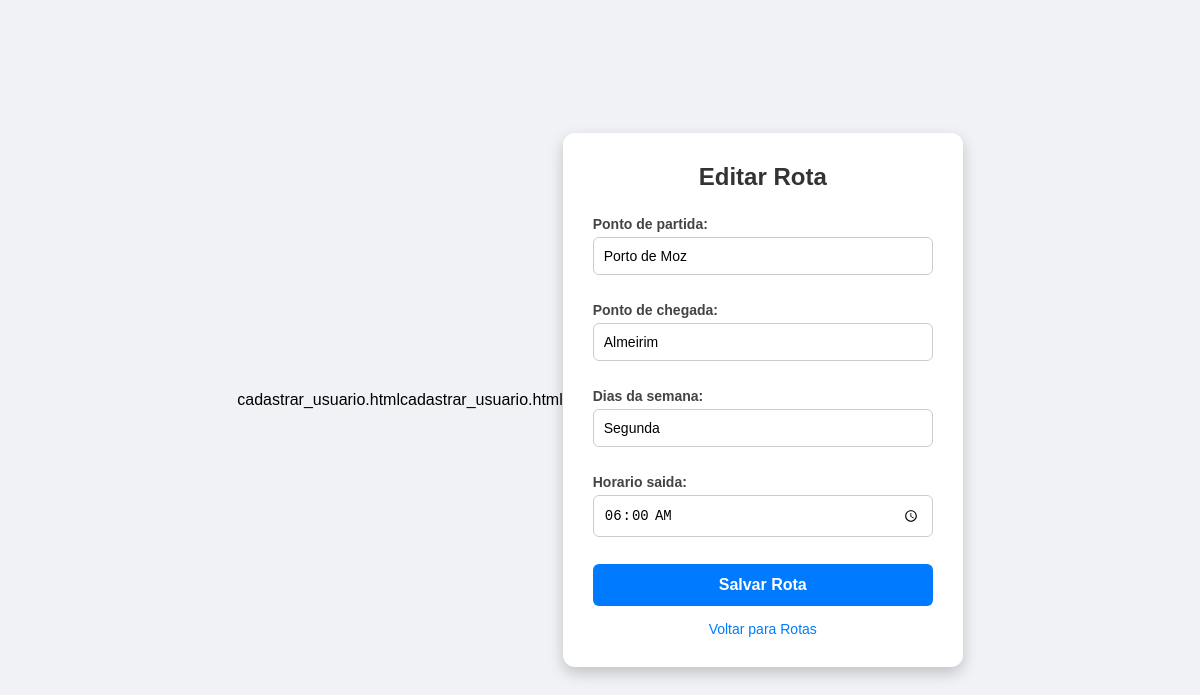
Page /usuario/rotas/editar/1/ on the earlier database version.
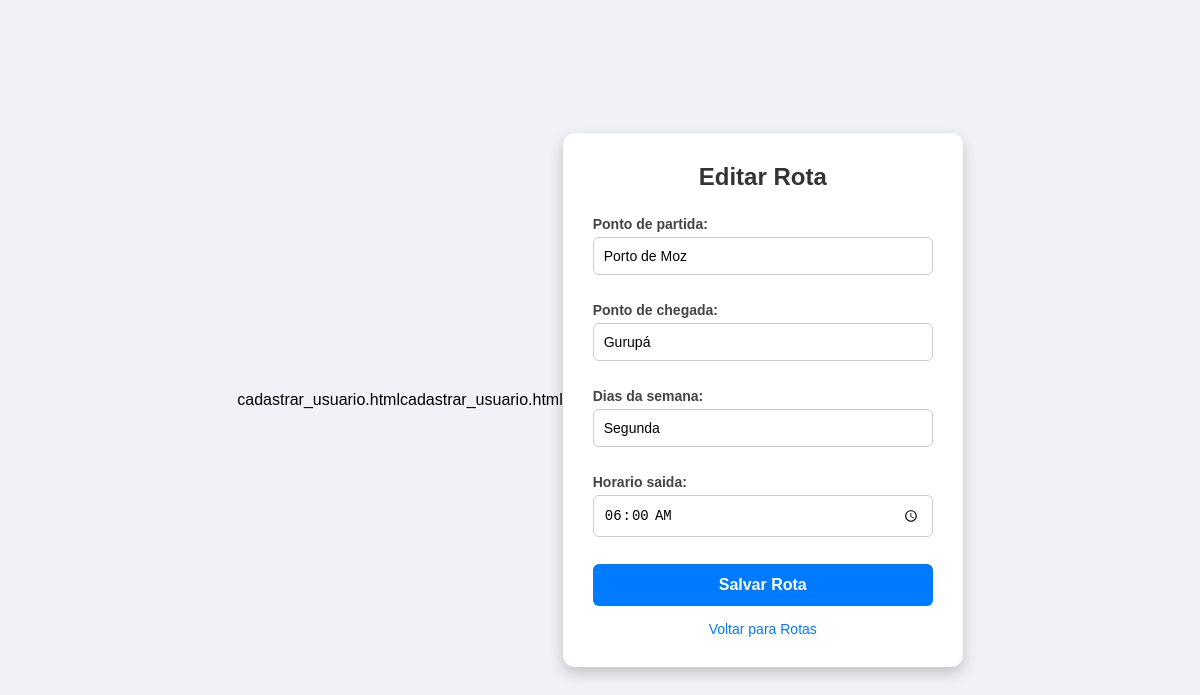
Same page on the later database version.
### Usuario/models.py (models this page shows, shortened)
class Rotas(models.Model):
    ponto_de_partida = models.CharField(max_length=100)
    ponto_de_chegada = models.CharField(max_length=100)
    dias_da_semana = models.CharField(max_length=50)
    horario_saida = models.TimeField()

### Usuario/views.py (the view)
# urls.py: path('rotas/editar/<int:id>/', views.editar_rota, name='editar_rota'),
def editar_rota(request, id):
    rota = get_object_or_404(Rotas, id=id)
    if request.method == "POST":
        form = RotasForm(request.POST, instance=rota)
        if form.is_valid():
            form.save()
            return redirect("listar_rotas")
    else:
        form = RotasForm(instance=rota)  # Carrega os dados atuais nos inputs
    return render(request, "Usuario/cadastrar_rota.html", {"form": form, "editando": True})

### Usuario/formulario.py
class RotasForm(BootstrapModelForm):
    class Meta:
        model = Rotas
        fields = ["ponto_de_partida", "ponto_de_chegada", "dias_da_semana", "horario_saida"]
        widgets = {
            'horario_saida': forms.TimeInput(attrs={'type': 'time'}, format='%H:%M'),
        }

### Usuario/templates/Usuario/cadastrar_rota.html (shortened to what this page needs)
cadastrar_usuario.htmlcadastrar_usuario.html{% load static %}
<link rel="stylesheet" href="{% static 'Usuario/css/estilo.css' %}">
<!DOCTYPE html>
<html lang="pt-br">
<head>
    <link rel="stylesheet" href="{% static 'Usuario/css/estilo.css' %}?v=8">
</head>
<body>
<div class="caixa">
    <h1>{% if editando %}Editar Rota{% else %}Cadastrar Rota{% endif %}</h1>
    <form method="post">
        {{ form.as_p }}
        <button type="submit" class="btn-azul">Salvar Rota</button>
    </form>
    <a href="{% url 'listar_rotas' %}" class="link-padrao">Voltar para Rotas</a>
</div>
</body>
</html>

Differences in the rows shown:
changed Rotas "Porto de Moz": ponto_de_chegada "Almeirim" → "Gurupá"
